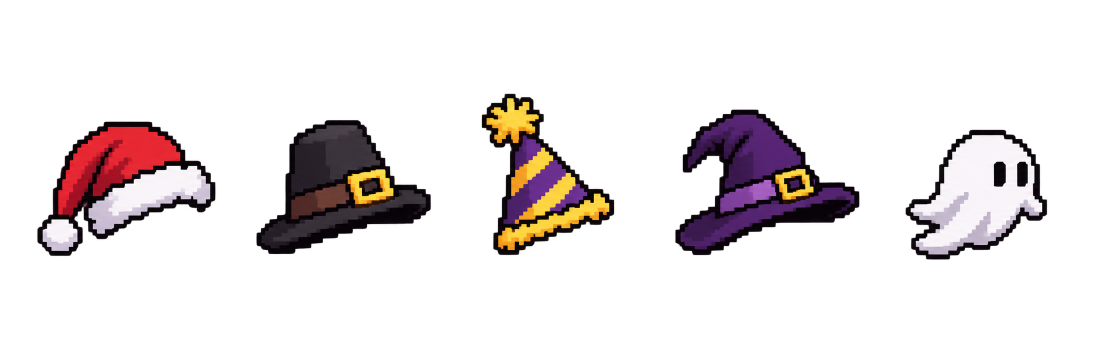
#> input picture art/costumes/costumes_sheet.png, 2201 x 714 px (shown at 1/2 size)
$ python make_costumes.py
#> lines starting #> are read from the running program, lines starting #| are printed output that depends on the picture; after the words box and inside, x2 and y2 are one past the last pixel; in counts of white or black regions, pixels touching at a corner belong together
#!/usr/bin/env python3
"""Turns art/costumes/costumes_sheet.png (the holiday hats and the ghost, in a row, on a
transparent background) into src/costume_sprite.h: each item shrunk to the rabbit's scale and
stored as horizontal runs of one colour, drawn on the T-Deck with drawFastHLine (no image push).

    python3 tools/make_costumes.py [--sheet ...] [--out ...]

Items, left to right on the sheet: santa, pilgrim, party, witch, ghost. Each gets a target
width in pixels (WIDTHS); its anchor is the middle of its bottom edge (a hat's brim line), which
scene_holiday.h puts on the crown of his hood. Needs Pillow + numpy.
"""
import argparse
import os
import numpy as np
from PIL import Image

HERE = os.path.dirname(os.path.abspath(__file__))
NAMES = ["santa", "pilgrim", "party", "witch", "ghost"]
WIDTHS = {"santa": 22, "pilgrim": 21, "party": 14, "witch": 24, "ghost": 22}
MAX_COLOURS = 10


def items(a):
    """Column runs of visible pixels: one per item, left to right."""
    cols = a.any(axis=0)
    out, start = [], None
    for x, v in enumerate(list(cols) + [False]):
        if v and start is None:
            start = x
        if not v and start is not None:
            if x - start > 20:
                out.append((start, x - 1))
            start = None
    return out


def rgb565(r, g, b):
    return ((r >> 3) << 11) | ((g >> 2) << 5) | (b >> 3)


def convert(img, width):
    a = np.array(img)[:, :, 3]
    ys, xs = np.where(a >= 128)
    img = img.crop((xs.min(), ys.min(), xs.max() + 1, ys.max() + 1))
    h = max(1, round(img.height * width / img.width))
    # premultiplied shrink, so the transparent edge doesn't bleed grey into the colours
    arr = np.array(img).astype(np.float32)
    arr[:, :, :3] *= arr[:, :, 3:4] / 255.0
    small = np.array(Image.fromarray(arr.astype(np.uint8), "RGBA").resize((width, h), Image.LANCZOS)).astype(np.float32)
    alpha = small[:, :, 3]
    keep = alpha >= 110
    rgb = np.zeros_like(small[:, :, :3])
    rgb[keep] = small[keep][:, :3] / (alpha[keep][:, None] / 255.0)
    rgb = np.clip(rgb, 0, 255).astype(np.uint8)
    # a few colours: quantise what's kept
    pix = Image.fromarray(rgb, "RGB").quantize(colors=MAX_COLOURS, method=Image.Quantize.MEDIANCUT)
    idx = np.array(pix)
    pal = pix.getpalette()[: MAX_COLOURS * 3]
    # drop lone pixels (no kept neighbour): shrink noise
    k = keep.copy()
    for y in range(h):
        for x in range(width):
            if keep[y, x]:
                n = sum(keep[yy, xx] for yy in range(max(0, y - 1), min(h, y + 2)) for xx in range(max(0, x - 1), min(width, x + 2))) - 1
                if n == 0:
                    k[y, x] = False
    runs = []
    for y in range(h):
        x = 0
        while x < width:
            if not k[y, x]:
                x += 1
                continue
            c = idx[y, x]
            x0 = x
            while x < width and k[y, x] and idx[y, x] == c:
                x += 1
            runs.append((y, x0, x - x0, int(c)))
    used = sorted({r[3] for r in runs})
    remap = {c: i for i, c in enumerate(used)}
    colours = [rgb565(pal[c * 3], pal[c * 3 + 1], pal[c * 3 + 2]) for c in used]
    runs = [(y, x, n, remap[c]) for y, x, n, c in runs]
    # the anchor: the middle of the item's width at its bottom edge (a hat's brim line)
    return width, h, width // 2, h - 1, colours, runs


def main():
    ap = argparse.ArgumentParser()
    ap.add_argument("--sheet", default=os.path.join(HERE, "..", "art", "costumes", "costumes_sheet.png"))
    ap.add_argument("--out", default=os.path.join(HERE, "..", "src", "costume_sprite.h"))
    args = ap.parse_args()
    sheet = Image.open(args.sheet).convert("RGBA")
#> sheet is the input picture: PIL image 2201x714 RGBA; mean R, G, B, A 19.1, 13.8, 14.3, 41
    a = np.array(sheet)[:, :, 3] >= 128
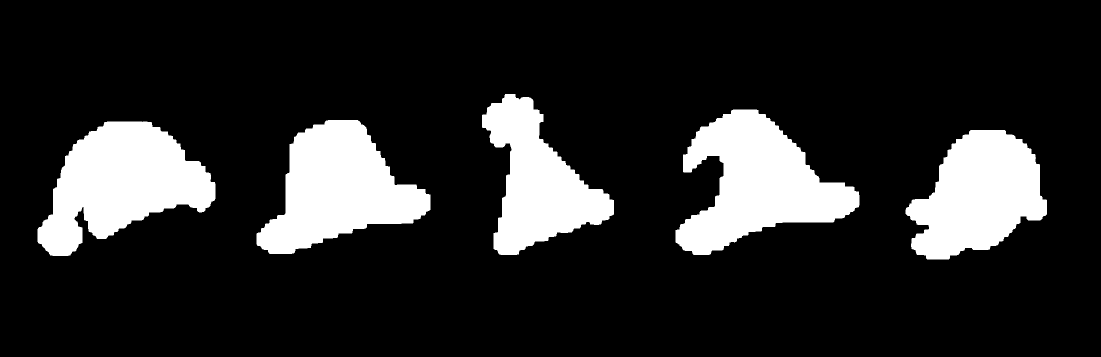
#> a: shape (714, 2201) bool (shown at 1/2 size); 16.2% white; 5 white regions, box (x1, y1, x2, y2) and area: (1351, 219, 1719, 510) 56543, (75, 243, 431, 512) 55631, (513, 240, 861, 508) 52505, (1811, 260, 2094, 519) 47874, (964, 188, 1228, 510) 42073
    found = items(a)
#> after the loop in items, `for x, v in enumerate(list(cols) + [False]):`: out = [(75, 430), (513, 860), (964, 1227), (1351, 1718), (1811, 2093)]
#> found has the same summary as out in items
    if len(found) != len(NAMES):
        raise SystemExit(f"expected {len(NAMES)} items on the sheet, found {len(found)}")
    L = ["// Generated by tools/make_costumes.py from art/costumes/costumes_sheet.png: the holiday hats",
         "// and the ghost, as runs of one colour (y, x, length, colour) drawn with drawFastHLine.",
         "// Each item's anchor is the middle of its bottom edge (a hat's brim line).",
         "#pragma once", "#include <stdint.h>", "", "namespace costume {", "",
         "struct Item { uint8_t w, h, ax, ay; uint16_t nRuns; const uint16_t* pal; const uint8_t* runs; };   // a head can need more than 255 runs", ""]
    total = 0
    for name, (x0, x1) in zip(NAMES, found):
        w, h, ax, ay, pal, runs = convert(sheet.crop((x0, 0, x1 + 1, sheet.height)), WIDTHS[name])
        total += len(runs) * 4 + len(pal) * 2
        L.append(f"static const uint16_t {name.upper()}_PAL[] = {{" + ", ".join(f"0x{c:04x}" for c in pal) + "};")
        flat = ", ".join(f"{y},{x},{n},{c}" for y, x, n, c in runs)
        L.append(f"static const uint8_t {name.upper()}_RUNS[] = {{{flat}}};")
        L.append(f"static const Item {name.upper()} = {{{w}, {h}, {ax}, {ay}, {len(runs)}, {name.upper()}_PAL, {name.upper()}_RUNS}};")
        L.append("")
        print(f"{name}: {w}x{h} px, {len(pal)} colours, {len(runs)} runs, anchor {ax},{ay}")
#> this loop made 5 passes
#> (name, x0, x1, h, used in convert, w, ax, ay) on passes 1, 3, 5: ('santa', 75, 430, 17, [0, 1, 2, 3, 4, 5, 6, 7, 8, 9], 22, 11, 16), ('party', 964, 1227, 17, [0, 1, 2, 3, 4, 5, 6, 7, 8], 14, 7, 16), ('ghost', 1811, 2093, 20, [0, 1, 2, 3, 4, 5, 6, 7, 8, 9], 22, 11, 19)
#> (name, x0, x1, h, used in convert, w, ax, ay) on passes 2, 4: ('pilgrim', 513, 860, 16, [0, 1, 2, 3, 4, 5, 6, 7, 8, 9], 21, 10, 15), ('witch', 1351, 1718, 19, [0, 1, 2, 3, 4, 5, 6, 7, 8, 9], 24, 12, 18)
#| santa: 22x17 px, 10 colours, 159 runs, anchor 11,16
#| pilgrim: 21x16 px, 10 colours, 126 runs, anchor 10,15
#| party: 14x17 px, 9 colours, 98 runs, anchor 7,16
#| witch: 24x19 px, 10 colours, 188 runs, anchor 12,18
#| ghost: 22x20 px, 10 colours, 234 runs, anchor 11,19
#> pass 1, in convert, `a = np.array(img)[:, :, 3]`:
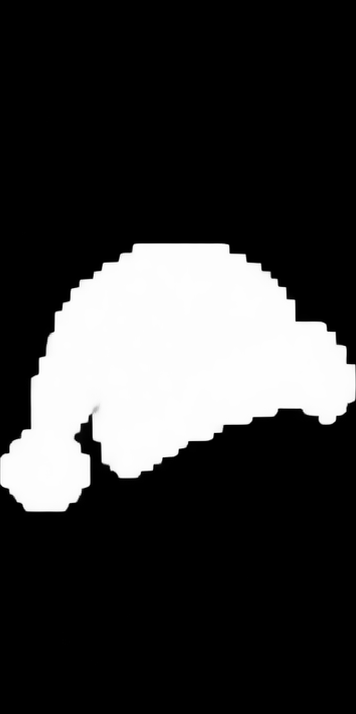
#> a: shape (714, 356); min 0, max 255, mean 55.3
#> pass 1, in convert, `img = img.crop((xs.min(), ys.min(), xs.max() + 1, ys.max() + 1))`:
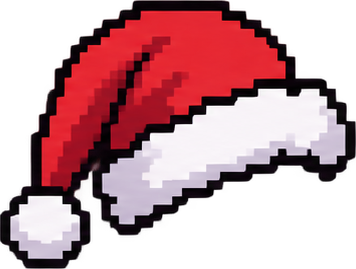
#> img: PIL image 356x269 RGBA; mean R, G, B, A 94.5, 53, 58.9, 146.8; transparent parts drawn white
#> pass 1, in convert, `pix = Image.fromarray(rgb, "RGB").quantize(colors=MAX_COLOURS, method=..`:
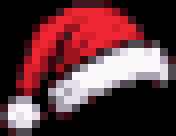
#> pix: PIL image 22x17 P (shown 8 times larger); mean R, G, B 95.1, 53.9, 59.2
#> after the loop, L = 30 items; total = 3318
    L.append("}  // namespace costume")
    with open(args.out, "w") as f:
        f.write("\n".join(L) + "\n")
    print(f"{args.out}: {total} bytes of costume data")
#| tools/../src/costume_sprite.h: 3318 bytes of costume data


if __name__ == "__main__":
    main()
